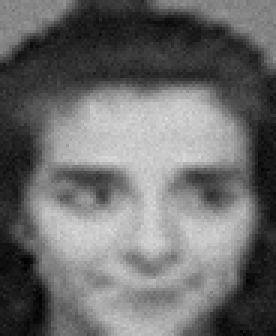
#> input picture dataset/Training_LR_escala4/s10/6.png, 92 x 112 px (shown 3 times larger)
$ jupyter execute generacionImagenesClahe_semana5.ipynb
#> lines starting #> are read from the running program, lines starting #| are printed output that depends on the picture
[cell 1]
import os
import cv2
from tqdm import tqdm

[cell 2]
# =====================================================
# DIRECTORIOS
# =====================================================

INPUT_DIR  = "dataset/Training_LR_escala4"
OUTPUT_DIR = "dataset/CLAHE/Training_CLAHE_escala4"

os.makedirs(OUTPUT_DIR, exist_ok=True)

[cell 3]
# =====================================================
# PIPELINE
# =====================================================

def pipeline_correcto(imagen_lr,
                      clip_limit=2.0,
                      tile_grid_size=(8,8)):

    # Paso 1: Eliminación de ruido
    img_denoised = cv2.fastNlMeansDenoising(
        imagen_lr,
        h=10,
        templateWindowSize=7,
        searchWindowSize=21
    )

    # Paso 2: CLAHE
    clahe = cv2.createCLAHE(
        clipLimit=clip_limit,
        tileGridSize=tile_grid_size
    )

    img_clahe = clahe.apply(img_denoised)

    return img_denoised, img_clahe

[cell 4]
# =====================================================
# BUSCAR IMÁGENES
# =====================================================

imagenes = []

for root, dirs, files in os.walk(INPUT_DIR):

    for file in files:

        if file.lower().endswith(".png"):

            imagenes.append(
                os.path.join(root, file)
            )
#> pass 2 of the loop `for root, dirs, files in os.walk(INPUT_DIR):`:
#> pass 3 of the loop `for root, dirs, files in os.walk(INPUT_DIR):`:

print(f"Imágenes encontradas: {len(imagenes)}")

[cell 5]
# =====================================================
# GENERAR DATASET CLAHE en escala x4
# =====================================================

for ruta_img in tqdm(imagenes):

    img = cv2.imread(
        ruta_img,
        cv2.IMREAD_GRAYSCALE
    )
#> img is the input picture: shape (112, 92); min 0, max 220, mean 108.6

    if img is None:
        continue

    _, img_clahe = pipeline_correcto(img)
#> in pipeline_correcto, `img_clahe = clahe.apply(img_denoised)`:
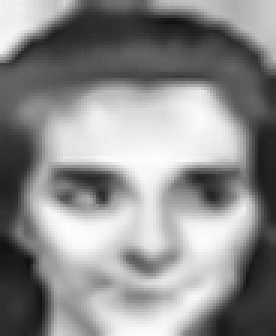
#> img_clahe: shape (112, 92) (shown 3 times larger); min 15, max 253, mean 141.9

    # Mantener estructura s1,s2,...
    relative_path = os.path.relpath(
        ruta_img,
        INPUT_DIR
    )

    save_path = os.path.join(
        OUTPUT_DIR,
        relative_path
    )

    os.makedirs(
        os.path.dirname(save_path),
        exist_ok=True
    )

    cv2.imwrite(
        save_path,
        img_clahe
    )
#> pass 2 of the loop `for ruta_img in tqdm(imagenes):`:
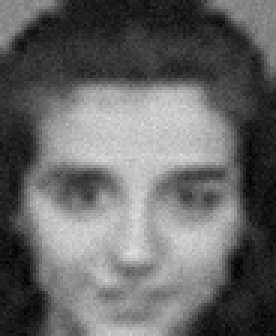
#> input picture dataset/Training_LR_escala4/s10/8.png, 92 x 112 px (shown 3 times larger)
#> img is the input picture: shape (112, 92); min 0, max 220, mean 103.4
#> in pipeline_correcto (call 2), `img_clahe = clahe.apply(img_denoised)`:
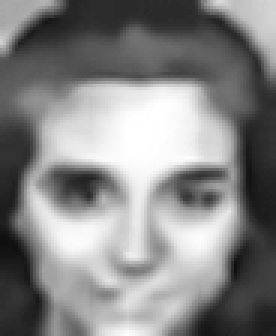
#> img_clahe: shape (112, 92) (shown 3 times larger); min 15, max 255, mean 134.4
#> pass 3 of the loop `for ruta_img in tqdm(imagenes):`:
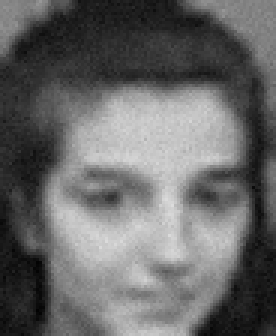
#> input picture dataset/Training_LR_escala4/s10/7.png, 92 x 112 px (shown 3 times larger)
#> img is the input picture: shape (112, 92); min 2, max 220, mean 103.5
#> in pipeline_correcto (call 3), `img_clahe = clahe.apply(img_denoised)`:
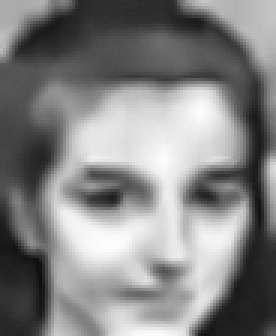
#> img_clahe: shape (112, 92) (shown 3 times larger); min 14, max 254, mean 132
#> the loop made 4 passes; the first 3 are shown

print("\nDataset CLAHE escala x4 generado correctamente.")
print(f"Total imágenes: {len(imagenes)}")
print(f"Guardado en: {OUTPUT_DIR}")
